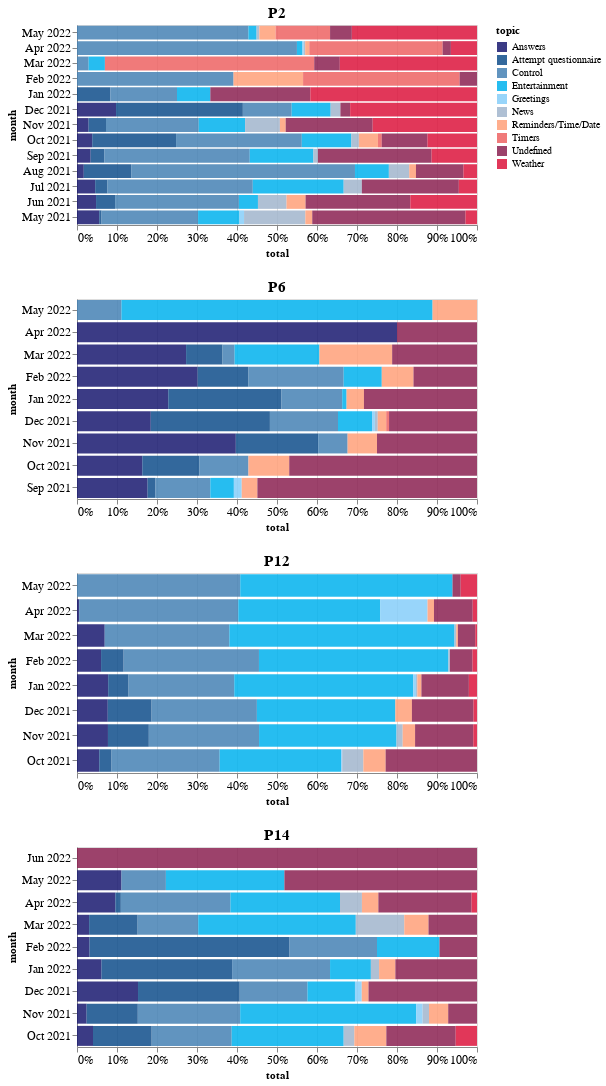

Write notebook code for a chart like this one.
### Markdown cell above
##### 1) Plot with normalized x-axis

### Code cell
figs = []
ax1, ax2, ax3, ax4 = 0,1,2,3
for (i,u),ax in zip(enumerate(['P2','P6','P12','P14']),[ax1,ax2,ax3,ax4]):
    ax = ale.plot_topics_monthly(df_topics_, u)
    figs.append(ax)
alt.vconcat(figs[0], figs[1], figs[2], figs[3]).configure_axis(
    labelFontSize=12
    ).configure_title(fontSize=15)

### Figure 1 — Vega-Lite specification as saved in the notebook (floating-point values rounded to 4 significant figures)
{"config": {"view": {"continuousWidth": 400, "continuousHeight": 300}, "axis": {"labelFontSize": 12}, "title": {"fontSize": 15}}, "vconcat": [{"data": {"name": "data-adbe8c956bc440aa244b8f7b62d5eec1"}, "mark": "bar", "encoding": {"color": {"field": "topic", "legend": {"title": "topic"}, "scale": {"range": ["rgba(25,25,112,0.85)", "rgba(16,78,139,0.85)", "rgba(70,130,180,0.85)", "rgba(0,178,238,0.85)", "rgba(135,206,250,0.85)", "rgba(162,181,205,0.85)", "rgba(255,160,122,0.85)", "rgba(238,99,99,0.85)", "rgba(139,34,82,0.85)", "rgba(220,20,60,0.85)"]}, "type": "nominal"}, "order": {"field": "color_site_sort_index", "sort": "ascending", "type": "quantitative"}, "x": {"aggregate": "sum", "field": "count", "stack": "normalize", "title": "total", "type": "quantitative"}, "y": {"field": "timeframe", "scale": {"reverse": true}, "stack": true, "timeUnit": "yearmonth", "title": "month", "type": "ordinal"}}, "height": 200, "title": "P2", "width": 400}, {"data": {"name": "data-aa3de864fb0442382f4119007b2111b8"}, "mark": "bar", "encoding": {"color": {"field": "topic", "legend": {"title": "topic"}, "scale": {"range": ["rgba(25,25,112,0.85)", "rgba(16,78,139,0.85)", "rgba(70,130,180,0.85)", "rgba(0,178,238,0.85)", "rgba(135,206,250,0.85)", "rgba(162,181,205,0.85)", "rgba(255,160,122,0.85)", "rgba(238,99,99,0.85)", "rgba(139,34,82,0.85)", "rgba(220,20,60,0.85)"]}, "type": "nominal"}, "order": {"field": "color_site_sort_index", "sort": "ascending", "type": "quantitative"}, "x": {"aggregate": "sum", "field": "count", "stack": "normalize", "title": "total", "type": "quantitative"}, "y": {"field": "timeframe", "scale": {"reverse": true}, "stack": true, "timeUnit": "yearmonth", "title": "month", "type": "ordinal"}}, "height": 200, "title": "P6", "width": 400}, {"data": {"name": "data-cf1980934bf6c6d0923b744768c3b994"}, "mark": "bar", "encoding": {"color": {"field": "topic", "legend": {"title": "topic"}, "scale": {"range": ["rgba(25,25,112,0.85)", "rgba(16,78,139,0.85)", "rgba(70,130,180,0.85)", "rgba(0,178,238,0.85)", "rgba(135,206,250,0.85)", "rgba(162,181,205,0.85)", "rgba(255,160,122,0.85)", "rgba(238,99,99,0.85)", "rgba(139,34,82,0.85)", "rgba(220,20,60,0.85)"]}, "type": "nominal"}, "order": {"field": "color_site_sort_index", "sort": "ascending", "type": "quantitative"}, "x": {"aggregate": "sum", "field": "count", "stack": "normalize", "title": "total", "type": "quantitative"}, "y": {"field": "timeframe", "scale": {"reverse": true}, "stack": true, "timeUnit": "yearmonth", "title": "month", "type": "ordinal"}}, "height": 200, "title": "P12", "width": 400}, {"data": {"name": "data-592475d036011ae6857c0fd84362b399"}, "mark": "bar", "encoding": {"color": {"field": "topic", "legend": {"title": "topic"}, "scale": {"range": ["rgba(25,25,112,0.85)", "rgba(16,78,139,0.85)", "rgba(70,130,180,0.85)", "rgba(0,178,238,0.85)", "rgba(135,206,250,0.85)", "rgba(162,181,205,0.85)", "rgba(255,160,122,0.85)", "rgba(238,99,99,0.85)", "rgba(139,34,82,0.85)", "rgba(220,20,60,0.85)"]}, "type": "nominal"}, "order": {"field": "color_site_sort_index", "sort": "ascending", "type": "quantitative"}, "x": {"aggregate": "sum", "field": "count", "stack": "normalize", "title": "total", "type": "quantitative"}, "y": {"field": "timeframe", "scale": {"reverse": true}, "stack": true, "timeUnit": "yearmonth", "title": "month", "type": "ordinal"}}, "height": 200, "title": "P14", "width": 400}], "$schema": "https://vega.github.io/schema/vega-lite/v4.17.0.json", "datasets": {"data-adbe8c956bc440aa244b8f7b62d5eec1": [{"topic": "Answers", "timeframe": "2021-05-14T00:00:00", "count": 29}, {"topic": "Answers", "timeframe": "2021-06-13T00:00:00", "count": 2}, {"topic": "Answers", "timeframe": "2021-07-13T00:00:00", "count": 3}, {"topic": "Answers", "timeframe": "2021-08-12T00:00:00", "count": 1}, {"topic": "Answers", "timeframe": "2021-09-11T00:00:00", "count": 3}, {"topic": "Answers", "timeframe": "2021-10-11T00:00:00", "count": 4}, {"topic": "Answers", "timeframe": "2021-11-10T00:00:00", "count": 2}, {"topic": "Answers", "timeframe": "2021-12-10T00:00:00", "count": 4}, {"topic": "Attempt questionnaire", "timeframe": "2021-05-13T00:00:00", "count": 3}, {"topic": "Attempt questionnaire", "timeframe": "2021-06-12T00:00:00", "count": 2}, {"topic": "Attempt questionnaire", "timeframe": "2021-07-12T00:00:00", "count": 2}, {"topic": "Attempt questionnaire", "timeframe": "2021-08-11T00:00:00", "count": 7}, {"topic": "Attempt questionnaire", "timeframe": "2021-09-10T00:00:00", "count": 3}, {"topic": "Attempt questionnaire", "timeframe": "2021-10-10T00:00:00", "count": 22}, {"topic": "Attempt questionnaire", "timeframe": "2021-11-09T00:00:00", "count": 3}, {"topic": "Attempt questionnaire", "timeframe": "2021-12-09T00:00:00", "count": 13}, {"topic": "Attempt questionnaire", "timeframe": "2022-01-08T00:00:00", "count": 2}, {"topic": "Control", "timeframe": "2021-05-13T00:00:00", "count": 126}, {"topic": "Control", "timeframe": "2021-06-12T00:00:00", "count": 13}, {"topic": "Control", "timeframe": "2021-07-12T00:00:00", "count": 24}, {"topic": "Control", "timeframe": "2021-08-11T00:00:00", "count": 33}, {"topic": "Control", "timeframe": "2021-09-10T00:00:00", "count": 32}, {"topic": "Control", "timeframe": "2021-10-10T00:00:00", "count": 33}, {"topic": "Control", "timeframe": "2021-11-09T00:00:00", "count": 16}, {"topic": "Control", "timeframe": "2021-12-09T00:00:00", "count": 5}, {"topic": "Control", "timeframe": "2022-01-08T00:00:00", "count": 4}, {"topic": "Control", "timeframe": "2022-02-07T00:00:00", "count": 9}, {"topic": "Control", "timeframe": "2022-03-09T00:00:00", "count": 5}, {"topic": "Control", "timeframe": "2022-04-08T00:00:00", "count": 160}, {"topic": "Control", "timeframe": "2022-05-08T00:00:00", "count": 63}, {"topic": "Entertainment", "timeframe": "2021-05-13T00:00:00", "count": 54}, {"topic": "Entertainment", "timeframe": "2021-06-12T00:00:00", "count": 2}, {"topic": "Entertainment", "timeframe": "2021-07-12T00:00:00", "count": 15}, {"topic": "Entertainment", "timeframe": "2021-08-11T00:00:00", "count": 5}, {"topic": "Entertainment", "timeframe": "2021-09-10T00:00:00", "count": 14}, {"topic": "Entertainment", "timeframe": "2021-10-10T00:00:00", "count": 13}, {"topic": "Entertainment", "timeframe": "2021-11-09T00:00:00", "count": 8}, {"topic": "Entertainment", "timeframe": "2021-12-09T00:00:00", "count": 4}, {"topic": "Entertainment", "timeframe": "2022-01-08T00:00:00", "count": 2}, {"topic": "Entertainment", "timeframe": "2022-02-07T00:00:00", "count": 0}, {"topic": "Entertainment", "timeframe": "2022-03-09T00:00:00", "count": 7}, {"topic": "Entertainment", "timeframe": "2022-04-08T00:00:00", "count": 4}, {"topic": "Entertainment", "timeframe": "2022-05-08T00:00:00", "count": 3}, {"topic": "Greetings", "timeframe": "2021-05-16T00:00:00", "count": 6}, {"topic": "Greetings", "timeframe": "2021-06-15T00:00:00", "count": 0}, {"topic": "Greetings", "timeframe": "2021-07-15T00:00:00", "count": 0}, {"topic": "Greetings", "timeframe": "2021-08-14T00:00:00", "count": 0}, {"topic": "Greetings", "timeframe": "2021-09-13T00:00:00", "count": 0}, {"topic": "Greetings", "timeframe": "2021-10-13T00:00:00", "count": 0}, {"topic": "Greetings", "timeframe": "2021-11-12T00:00:00", "count": 0}, {"topic": "Greetings", "timeframe": "2021-12-12T00:00:00", "count": 0}, {"topic": "Greetings", "timeframe": "2022-01-11T00:00:00", "count": 0}, {"topic": "Greetings", "timeframe": "2022-02-10T00:00:00", "count": 0}, {"topic": "Greetings", "timeframe": "2022-03-12T00:00:00", "count": 0}, {"topic": "Greetings", "timeframe": "2022-04-11T00:00:00", "count": 1}, {"topic": "News", "timeframe": "2021-05-13T00:00:00", "count": 80}, {"topic": "News", "timeframe": "2021-06-12T00:00:00", "count": 3}, {"topic": "News", "timeframe": "2021-07-12T00:00:00", "count": 3}, {"topic": "News", "timeframe": "2021-08-11T00:00:00", "count": 3}, {"topic": "News", "timeframe": "2021-09-10T00:00:00", "count": 1}, {"topic": "News", "timeframe": "2021-10-10T00:00:00", "count": 2}, {"topic": "News", "timeframe": "2021-11-09T00:00:00", "count": 6}, {"topic": "News", "timeframe": "2021-12-09T00:00:00", "count": 1}, {"topic": "News", "timeframe": "2022-01-08T00:00:00", "count": 0}, {"topic": "News", "timeframe": "2022-02-07T00:00:00", "count": 0}, {"topic": "News", "timeframe": "2022-03-09T00:00:00", "count": 0}, {"topic": "News", "timeframe": "2022-04-08T00:00:00", "count": 1}, {"topic": "News", "timeframe": "2022-05-08T00:00:00", "count": 1}, {"topic": "Reminders/Time/Date", "timeframe": "2021-05-13T00:00:00", "count": 9}, {"topic": "Reminders/Time/Date", "timeframe": "2021-06-12T00:00:00", "count": 2}, {"topic": "Reminders/Time/Date", "timeframe": "2021-07-12T00:00:00", "count": 0}, {"topic": "Reminders/Time/Date", "timeframe": "2021-08-11T00:00:00", "count": 1}, {"topic": "Reminders/Time/Date", "timeframe": "2021-09-10T00:00:00", "count": 0}, {"topic": "Reminders/Time/Date", "timeframe": "2021-10-10T00:00:00", "count": 5}, {"topic": "Reminders/Time/Date", "timeframe": "2021-11-09T00:00:00", "count": 1}, {"topic": "Reminders/Time/Date", "timeframe": "2021-12-09T00:00:00", "count": 0}, {"topic": "Reminders/Time/Date", "timeframe": "2022-01-08T00:00:00", "count": 0}, {"topic": "Reminders/Time/Date", "timeframe": "2022-02-07T00:00:00", "count": 4}, {"topic": "Reminders/Time/Date", "timeframe": "2022-03-09T00:00:00", "count": 0}, {"topic": "Reminders/Time/Date", "timeframe": "2022-04-08T00:00:00", "count": 3}, {"topic": "Reminders/Time/Date", "timeframe": "2022-05-08T00:00:00", "count": 6}, {"topic": "Timers", "timeframe": "2021-10-27T00:00:00", "count": 1}, {"topic": "Timers", "timeframe": "2021-11-26T00:00:00", "count": 0}, {"topic": "Timers", "timeframe": "2021-12-26T00:00:00", "count": 0}, {"topic": "Timers", "timeframe": "2022-01-25T00:00:00", "count": 0}, {"topic": "Timers", "timeframe": "2022-02-24T00:00:00", "count": 9}, {"topic": "Timers", "timeframe": "2022-03-26T00:00:00", "count": 90}, {"topic": "Timers", "timeframe": "2022-04-25T00:00:00", "count": 97}, {"topic": "Timers", "timeframe": "2022-05-25T00:00:00", "count": 20}, {"topic": "Undefined", "timeframe": "2021-05-13T00:00:00", "count": 200}, {"topic": "Undefined", "timeframe": "2021-06-12T00:00:00", "count": 11}, {"topic": "Undefined", "timeframe": "2021-07-12T00:00:00", "count": 16}, {"topic": "Undefined", "timeframe": "2021-08-11T00:00:00", "count": 7}, {"topic": "Undefined", "timeframe": "2021-09-10T00:00:00", "count": 25}, {"topic": "Undefined", "timeframe": "2021-10-10T00:00:00", "count": 12}, {"topic": "Undefined", "timeframe": "2021-11-09T00:00:00", "count": 15}, {"topic": "Undefined", "timeframe": "2021-12-09T00:00:00", "count": 1}, {"topic": "Undefined", "timeframe": "2022-01-08T00:00:00", "count": 6}, {"topic": "Undefined", "timeframe": "2022-02-07T00:00:00", "count": 1}, {"topic": "Undefined", "timeframe": "2022-03-09T00:00:00", "count": 11}, {"topic": "Undefined", "timeframe": "2022-04-08T00:00:00", "count": 6}, {"topic": "Undefined", "timeframe": "2022-05-08T00:00:00", "count": 8}, {"topic": "Weather", "timeframe": "2021-05-14T00:00:00", "count": 15}, {"topic": "Weather", "timeframe": "2021-06-13T00:00:00", "count": 7}, {"topic": "Weather", "timeframe": "2021-07-13T00:00:00", "count": 3}, {"topic": "Weather", "timeframe": "2021-08-12T00:00:00", "count": 2}, {"topic": "Weather", "timeframe": "2021-09-11T00:00:00", "count": 10}, {"topic": "Weather", "timeframe": "2021-10-11T00:00:00", "count": 13}, {"topic": "Weather", "timeframe": "2021-11-10T00:00:00", "count": 18}, {"topic": "Weather", "timeframe": "2021-12-10T00:00:00", "count": 13}, {"topic": "Weather", "timeframe": "2022-01-09T00:00:00", "count": 10}, {"topic": "Weather", "timeframe": "2022-02-08T00:00:00", "count": 0}, {"topic": "Weather", "timeframe": "2022-03-10T00:00:00", "count": 59}, {"topic": "Weather", "timeframe": "2022-04-09T00:00:00", "count": 19}, {"topic": "Weather", "timeframe": "2022-05-09T00:00:00", "count": 46}], "data-aa3de864fb0442382f4119007b2111b8": [{"topic": "Answers", "timeframe": "2021-09-08T00:00:00", "count": 9}, {"topic": "Answers", "timeframe": "2021-10-08T00:00:00", "count": 8}, {"topic": "Answers", "timeframe": "2021-11-07T00:00:00", "count": 27}, {"topic": "Answers", "timeframe": "2021-12-07T00:00:00", "count": 26}, {"topic": "Answers", "timeframe": "2022-01-06T00:00:00", "count": 21}, {"topic": "Answers", "timeframe": "2022-02-05T00:00:00", "count": 19}, {"topic": "Answers", "timeframe": "2022-03-07T00:00:00", "count": 9}, {"topic": "Answers", "timeframe": "2022-04-06T00:00:00", "count": 4}, {"topic": "Attempt questionnaire", "timeframe": "2021-09-24T00:00:00", "count": 1}, {"topic": "Attempt questionnaire", "timeframe": "2021-10-24T00:00:00", "count": 7}, {"topic": "Attempt questionnaire", "timeframe": "2021-11-23T00:00:00", "count": 14}, {"topic": "Attempt questionnaire", "timeframe": "2021-12-23T00:00:00", "count": 42}, {"topic": "Attempt questionnaire", "timeframe": "2022-01-22T00:00:00", "count": 26}, {"topic": "Attempt questionnaire", "timeframe": "2022-02-21T00:00:00", "count": 8}, {"topic": "Attempt questionnaire", "timeframe": "2022-03-23T00:00:00", "count": 3}, {"topic": "Control", "timeframe": "2021-09-08T00:00:00", "count": 7}, {"topic": "Control", "timeframe": "2021-10-08T00:00:00", "count": 6}, {"topic": "Control", "timeframe": "2021-11-07T00:00:00", "count": 5}, {"topic": "Control", "timeframe": "2021-12-07T00:00:00", "count": 24}, {"topic": "Control", "timeframe": "2022-01-06T00:00:00", "count": 14}, {"topic": "Control", "timeframe": "2022-02-05T00:00:00", "count": 15}, {"topic": "Control", "timeframe": "2022-03-07T00:00:00", "count": 1}, {"topic": "Control", "timeframe": "2022-04-06T00:00:00", "count": 0}, {"topic": "Control", "timeframe": "2022-05-06T00:00:00", "count": 1}, {"topic": "Entertainment", "timeframe": "2021-09-10T00:00:00", "count": 3}, {"topic": "Entertainment", "timeframe": "2021-10-10T00:00:00", "count": 0}, {"topic": "Entertainment", "timeframe": "2021-11-09T00:00:00", "count": 0}, {"topic": "Entertainment", "timeframe": "2021-12-09T00:00:00", "count": 12}, {"topic": "Entertainment", "timeframe": "2022-01-08T00:00:00", "count": 1}, {"topic": "Entertainment", "timeframe": "2022-02-07T00:00:00", "count": 6}, {"topic": "Entertainment", "timeframe": "2022-03-09T00:00:00", "count": 7}, {"topic": "Entertainment", "timeframe": "2022-04-08T00:00:00", "count": 0}, {"topic": "Entertainment", "timeframe": "2022-05-08T00:00:00", "count": 7}, {"topic": "Greetings", "timeframe": "2021-09-12T00:00:00", "count": 1}, {"topic": "Greetings", "timeframe": "2021-10-12T00:00:00", "count": 0}, {"topic": "Greetings", "timeframe": "2021-11-11T00:00:00", "count": 0}, {"topic": "Greetings", "timeframe": "2021-12-11T00:00:00", "count": 1}, {"topic": "News", "timeframe": "2021-12-21T00:00:00", "count": 1}, {"topic": "Reminders/Time/Date", "timeframe": "2021-09-18T00:00:00", "count": 2}, {"topic": "Reminders/Time/Date", "timeframe": "2021-10-18T00:00:00", "count": 5}, {"topic": "Reminders/Time/Date", "timeframe": "2021-11-17T00:00:00", "count": 5}, {"topic": "Reminders/Time/Date", "timeframe": "2021-12-17T00:00:00", "count": 3}, {"topic": "Reminders/Time/Date", "timeframe": "2022-01-16T00:00:00", "count": 4}, {"topic": "Reminders/Time/Date", "timeframe": "2022-02-15T00:00:00", "count": 5}, {"topic": "Reminders/Time/Date", "timeframe": "2022-03-17T00:00:00", "count": 6}, {"topic": "Reminders/Time/Date", "timeframe": "2022-04-16T00:00:00", "count": 0}, {"topic": "Reminders/Time/Date", "timeframe": "2022-05-16T00:00:00", "count": 1}, {"topic": "Timers", "timeframe": "2021-12-09T00:00:00", "count": 1}, {"topic": "Undefined", "timeframe": "2021-09-08T00:00:00", "count": 28}, {"topic": "Undefined", "timeframe": "2021-10-08T00:00:00", "count": 23}, {"topic": "Undefined", "timeframe": "2021-11-07T00:00:00", "count": 17}, {"topic": "Undefined", "timeframe": "2021-12-07T00:00:00", "count": 31}, {"topic": "Undefined", "timeframe": "2022-01-06T00:00:00", "count": 26}, {"topic": "Undefined", "timeframe": "2022-02-05T00:00:00", "count": 10}, {"topic": "Undefined", "timeframe": "2022-03-07T00:00:00", "count": 7}, {"topic": "Undefined", "timeframe": "2022-04-06T00:00:00", "count": 1}], "data-cf1980934bf6c6d0923b744768c3b994": [{"topic": "Answers", "timeframe": "2021-10-30T00:00:00", "count": 20}, {"topic": "Answers", "timeframe": "2021-11-29T00:00:00", "count": 25}, {"topic": "Answers", "timeframe": "2021-12-29T00:00:00", "count": 26}, {"topic": "Answers", "timeframe": "2022-01-28T00:00:00", "count": 23}, {"topic": "Answers", "timeframe": "2022-02-27T00:00:00", "count": 16}, {"topic": "Answers", "timeframe": "2022-03-29T00:00:00", "count": 16}, {"topic": "Answers", "timeframe": "2022-04-28T00:00:00", "count": 1}, {"topic": "Attempt questionnaire", "timeframe": "2021-10-29T00:00:00", "count": 11}, {"topic": "Attempt questionnaire", "timeframe": "2021-11-28T00:00:00", "count": 33}, {"topic": "Attempt questionnaire", "timeframe": "2021-12-28T00:00:00", "count": 37}, {"topic": "Attempt questionnaire", "timeframe": "2022-01-27T00:00:00", "count": 15}, {"topic": "Attempt questionnaire", "timeframe": "2022-02-26T00:00:00", "count": 15}, {"topic": "Control", "timeframe": "2021-10-28T00:00:00", "count": 97}, {"topic": "Control", "timeframe": "2021-11-27T00:00:00", "count": 89}, {"topic": "Control", "timeframe": "2021-12-27T00:00:00", "count": 89}, {"topic": "Control", "timeframe": "2022-01-26T00:00:00", "count": 78}, {"topic": "Control", "timeframe": "2022-02-25T00:00:00", "count": 90}, {"topic": "Control", "timeframe": "2022-03-27T00:00:00", "count": 72}, {"topic": "Control", "timeframe": "2022-04-26T00:00:00", "count": 74}, {"topic": "Control", "timeframe": "2022-05-26T00:00:00", "count": 20}, {"topic": "Entertainment", "timeframe": "2021-10-28T00:00:00", "count": 109}, {"topic": "Entertainment", "timeframe": "2021-11-27T00:00:00", "count": 111}, {"topic": "Entertainment", "timeframe": "2021-12-27T00:00:00", "count": 117}, {"topic": "Entertainment", "timeframe": "2022-01-26T00:00:00", "count": 132}, {"topic": "Entertainment", "timeframe": "2022-02-25T00:00:00", "count": 126}, {"topic": "Entertainment", "timeframe": "2022-03-27T00:00:00", "count": 130}, {"topic": "Entertainment", "timeframe": "2022-04-26T00:00:00", "count": 66}, {"topic": "Entertainment", "timeframe": "2022-05-26T00:00:00", "count": 26}, {"topic": "Greetings", "timeframe": "2021-10-30T00:00:00", "count": 1}, {"topic": "Greetings", "timeframe": "2021-11-29T00:00:00", "count": 0}, {"topic": "Greetings", "timeframe": "2021-12-29T00:00:00", "count": 0}, {"topic": "Greetings", "timeframe": "2022-01-28T00:00:00", "count": 2}, {"topic": "Greetings", "timeframe": "2022-02-27T00:00:00", "count": 0}, {"topic": "Greetings", "timeframe": "2022-03-29T00:00:00", "count": 0}, {"topic": "Greetings", "timeframe": "2022-04-28T00:00:00", "count": 22}, {"topic": "News", "timeframe": "2021-10-31T00:00:00", "count": 19}, {"topic": "News", "timeframe": "2021-11-30T00:00:00", "count": 5}, {"topic": "News", "timeframe": "2021-12-30T00:00:00", "count": 0}, {"topic": "News", "timeframe": "2022-01-29T00:00:00", "count": 1}, {"topic": "News", "timeframe": "2022-02-28T00:00:00", "count": 1}, {"topic": "News", "timeframe": "2022-03-30T00:00:00", "count": 1}, {"topic": "Reminders/Time/Date", "timeframe": "2021-10-28T00:00:00", "count": 20}, {"topic": "Reminders/Time/Date", "timeframe": "2021-11-27T00:00:00", "count": 10}, {"topic": "Reminders/Time/Date", "timeframe": "2021-12-27T00:00:00", "count": 14}, {"topic": "Reminders/Time/Date", "timeframe": "2022-01-26T00:00:00", "count": 3}, {"topic": "Reminders/Time/Date", "timeframe": "2022-02-25T00:00:00", "count": 0}, {"topic": "Reminders/Time/Date", "timeframe": "2022-03-27T00:00:00", "count": 1}, {"topic": "Reminders/Time/Date", "timeframe": "2022-04-26T00:00:00", "count": 3}, {"topic": "Undefined", "timeframe": "2021-10-28T00:00:00", "count": 82}, {"topic": "Undefined", "timeframe": "2021-11-27T00:00:00", "count": 47}, {"topic": "Undefined", "timeframe": "2021-12-27T00:00:00", "count": 52}, {"topic": "Undefined", "timeframe": "2022-01-26T00:00:00", "count": 35}, {"topic": "Undefined", "timeframe": "2022-02-25T00:00:00", "count": 15}, {"topic": "Undefined", "timeframe": "2022-03-27T00:00:00", "count": 10}, {"topic": "Undefined", "timeframe": "2022-04-26T00:00:00", "count": 18}, {"topic": "Undefined", "timeframe": "2022-05-26T00:00:00", "count": 1}, {"topic": "Weather", "timeframe": "2021-11-09T00:00:00", "count": 3}, {"topic": "Weather", "timeframe": "2021-12-09T00:00:00", "count": 3}, {"topic": "Weather", "timeframe": "2022-01-08T00:00:00", "count": 6}, {"topic": "Weather", "timeframe": "2022-02-07T00:00:00", "count": 3}, {"topic": "Weather", "timeframe": "2022-03-09T00:00:00", "count": 1}, {"topic": "Weather", "timeframe": "2022-04-08T00:00:00", "count": 2}, {"topic": "Weather", "timeframe": "2022-05-08T00:00:00", "count": 2}], "data-592475d036011ae6857c0fd84362b399": [{"topic": "Answers", "timeframe": "2021-10-08T00:00:00", "count": 3}, {"topic": "Answers", "timeframe": "2021-11-07T00:00:00", "count": 3}, {"topic": "Answers", "timeframe": "2021-12-07T00:00:00", "count": 9}, {"topic": "Answers", "timeframe": "2022-01-06T00:00:00", "count": 3}, {"topic": "Answers", "timeframe": "2022-02-05T00:00:00", "count": 1}, {"topic": "Answers", "timeframe": "2022-03-07T00:00:00", "count": 1}, {"topic": "Answers", "timeframe": "2022-04-06T00:00:00", "count": 7}, {"topic": "Answers", "timeframe": "2022-05-06T00:00:00", "count": 3}, {"topic": "Attempt questionnaire", "timeframe": "2021-10-31T00:00:00", "count": 11}, {"topic": "Attempt questionnaire", "timeframe": "2021-11-30T00:00:00", "count": 16}, {"topic": "Attempt questionnaire", "timeframe": "2021-12-30T00:00:00", "count": 15}, {"topic": "Attempt questionnaire", "timeframe": "2022-01-29T00:00:00", "count": 16}, {"topic": "Attempt questionnaire", "timeframe": "2022-02-28T00:00:00", "count": 16}, {"topic": "Attempt questionnaire", "timeframe": "2022-03-30T00:00:00", "count": 4}, {"topic": "Attempt questionnaire", "timeframe": "2022-04-29T00:00:00", "count": 1}, {"topic": "Control", "timeframe": "2021-10-08T00:00:00", "count": 15}, {"topic": "Control", "timeframe": "2021-11-07T00:00:00", "count": 32}, {"topic": "Control", "timeframe": "2021-12-07T00:00:00", "count": 10}, {"topic": "Control", "timeframe": "2022-01-06T00:00:00", "count": 12}, {"topic": "Control", "timeframe": "2022-02-05T00:00:00", "count": 7}, {"topic": "Control", "timeframe": "2022-03-07T00:00:00", "count": 5}, {"topic": "Control", "timeframe": "2022-04-06T00:00:00", "count": 20}, {"topic": "Control", "timeframe": "2022-05-06T00:00:00", "count": 3}, {"topic": "Entertainment", "timeframe": "2021-10-08T00:00:00", "count": 21}, {"topic": "Entertainment", "timeframe": "2021-11-07T00:00:00", "count": 55}, {"topic": "Entertainment", "timeframe": "2021-12-07T00:00:00", "count": 7}, {"topic": "Entertainment", "timeframe": "2022-01-06T00:00:00", "count": 5}, {"topic": "Entertainment", "timeframe": "2022-02-05T00:00:00", "count": 5}, {"topic": "Entertainment", "timeframe": "2022-03-07T00:00:00", "count": 13}, {"topic": "Entertainment", "timeframe": "2022-04-06T00:00:00", "count": 20}, {"topic": "Entertainment", "timeframe": "2022-05-06T00:00:00", "count": 8}, {"topic": "Greetings", "timeframe": "2021-11-18T00:00:00", "count": 2}, {"topic": "Greetings", "timeframe": "2021-12-18T00:00:00", "count": 1}, {"topic": "News", "timeframe": "2021-10-09T00:00:00", "count": 2}, {"topic": "News", "timeframe": "2021-11-08T00:00:00", "count": 2}, {"topic": "News", "timeframe": "2021-12-08T00:00:00", "count": 0}, {"topic": "News", "timeframe": "2022-01-07T00:00:00", "count": 1}, {"topic": "News", "timeframe": "2022-02-06T00:00:00", "count": 0}, {"topic": "News", "timeframe": "2022-03-08T00:00:00", "count": 4}, {"topic": "News", "timeframe": "2022-04-07T00:00:00", "count": 4}, {"topic": "Reminders/Time/Date", "timeframe": "2021-10-08T00:00:00", "count": 6}, {"topic": "Reminders/Time/Date", "timeframe": "2021-11-07T00:00:00", "count": 6}, {"topic": "Reminders/Time/Date", "timeframe": "2021-12-07T00:00:00", "count": 1}, {"topic": "Reminders/Time/Date", "timeframe": "2022-01-06T00:00:00", "count": 2}, {"topic": "Reminders/Time/Date", "timeframe": "2022-02-05T00:00:00", "count": 0}, {"topic": "Reminders/Time/Date", "timeframe": "2022-03-07T00:00:00", "count": 2}, {"topic": "Reminders/Time/Date", "timeframe": "2022-04-06T00:00:00", "count": 3}, {"topic": "Undefined", "timeframe": "2021-10-05T00:00:00", "count": 13}, {"topic": "Undefined", "timeframe": "2021-11-04T00:00:00", "count": 9}, {"topic": "Undefined", "timeframe": "2021-12-04T00:00:00", "count": 16}, {"topic": "Undefined", "timeframe": "2022-01-03T00:00:00", "count": 10}, {"topic": "Undefined", "timeframe": "2022-02-02T00:00:00", "count": 3}, {"topic": "Undefined", "timeframe": "2022-03-04T00:00:00", "count": 4}, {"topic": "Undefined", "timeframe": "2022-04-03T00:00:00", "count": 17}, {"topic": "Undefined", "timeframe": "2022-05-03T00:00:00", "count": 13}, {"topic": "Undefined", "timeframe": "2022-06-02T00:00:00", "count": 1}, {"topic": "Weather", "timeframe": "2021-10-08T00:00:00", "count": 4}, {"topic": "Weather", "timeframe": "2021-11-07T00:00:00", "count": 0}, {"topic": "Weather", "timeframe": "2021-12-07T00:00:00", "count": 0}, {"topic": "Weather", "timeframe": "2022-01-06T00:00:00", "count": 0}, {"topic": "Weather", "timeframe": "2022-02-05T00:00:00", "count": 0}, {"topic": "Weather", "timeframe": "2022-03-07T00:00:00", "count": 0}, {"topic": "Weather", "timeframe": "2022-04-06T00:00:00", "count": 1}]}}
